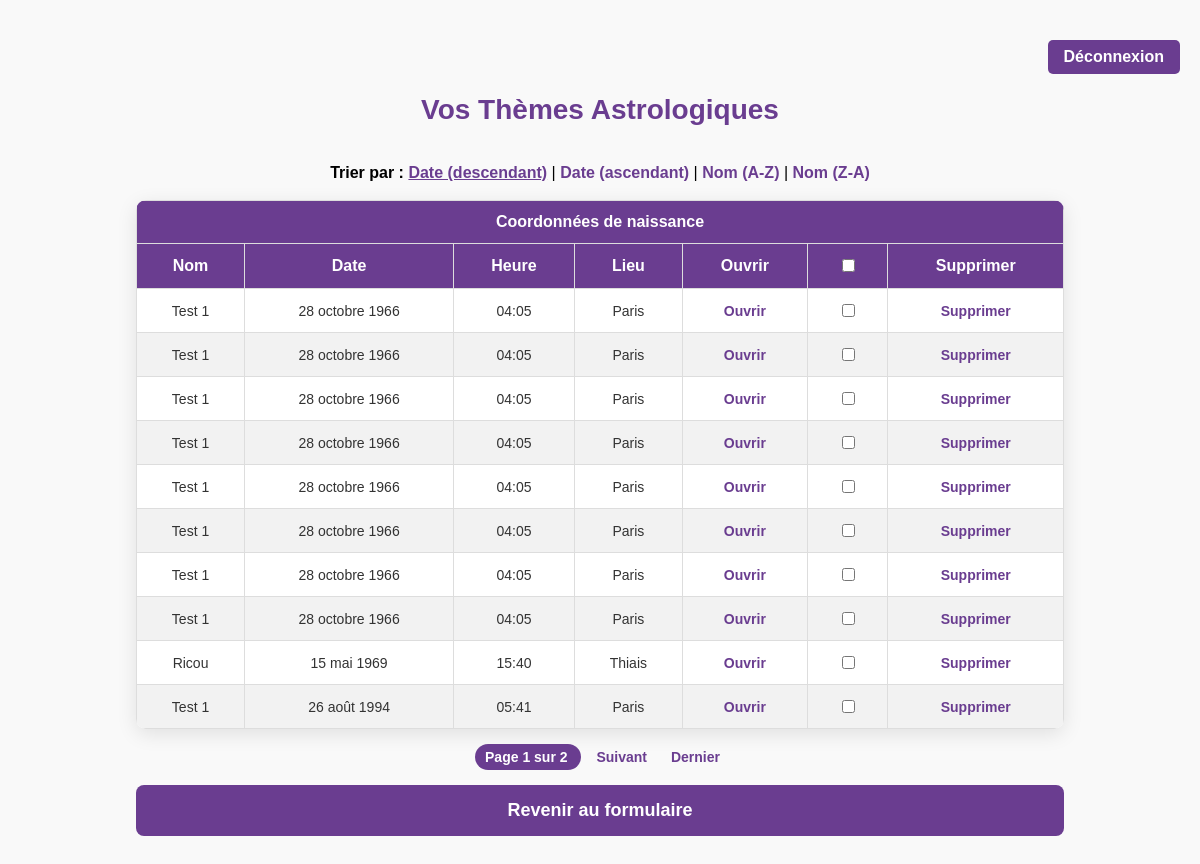
/themes/ (signed in), run on an earlier commit of the app's database.
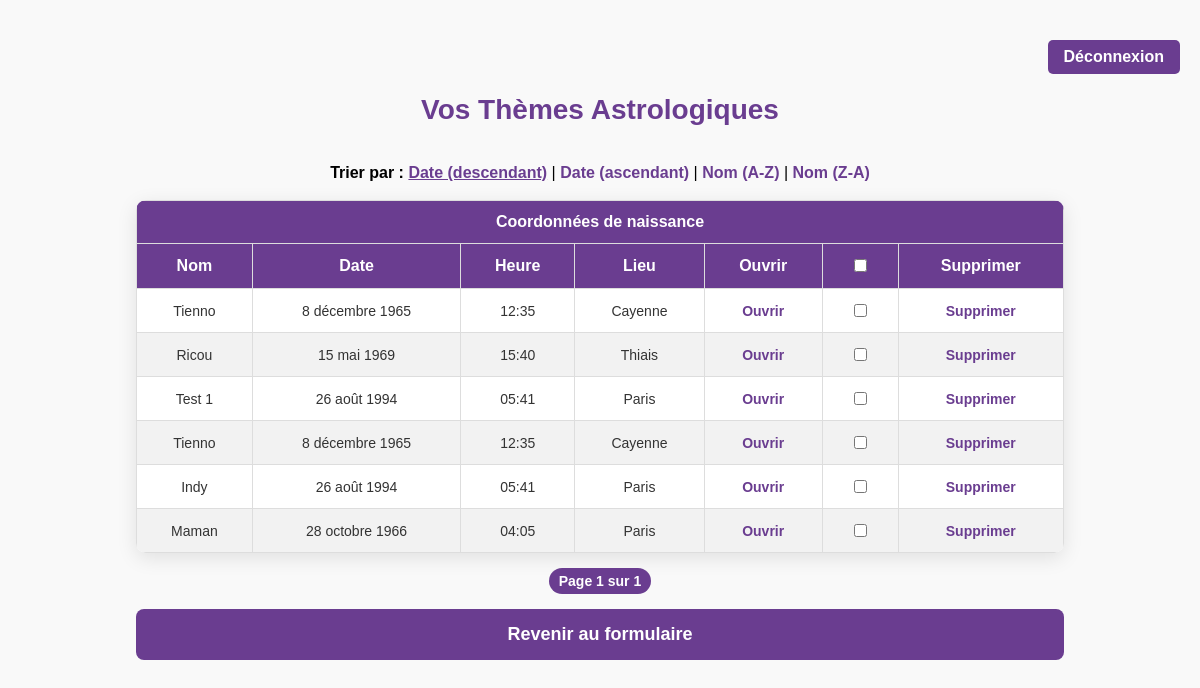
And on a later commit of the database.
### astroapp/models.py (models this page shows, shortened)
class ThemeAstrologique(models.Model):
    utilisateur = models.ForeignKey(User, on_delete=models.CASCADE)
    name = models.CharField(max_length=255)
    birthdate = models.DateField()
    birthtime = models.TimeField()
    country_of_birth = models.CharField(max_length=255)
    city_of_birth = models.CharField(max_length=255)
    date_de_creation = models.DateTimeField(auto_now_add=True)

### astroapp/views.py (the view)
# urls.py: path('themes/', views.liste_themes, name='liste_themes'),
@login_required
def liste_themes(request):
    sort = request.GET.get('sort', '-date_de_creation')
    allowed_sorts = ['name', 'date_de_creation', '-date_de_creation', '-name']
    if sort not in allowed_sorts:
        sort = '-date_de_creation'  # Revenir au tri par défaut si le paramètre est invalide
    themes = ThemeAstrologique.objects.filter(utilisateur=request.user).order_by(sort)
    paginator = Paginator(themes, 10)  # 10 thèmes par page
    page_number = request.GET.get('page')  # Récupérer le numéro de page dans l'URL
    page_obj = paginator.get_page(page_number)  # Obtenir la page correspondante
    return render(request, 'liste_themes.html', {
        'page_obj': page_obj,  # Objets de la page actuelle
        'current_sort': sort,  # Critère de tri actuel
    })

### astroapp/templates/liste_themes.html (shortened to what this page needs)
{% load static %}
<!DOCTYPE html>
<html lang="fr">
<head>
</head>
<body>
<div class="auth-links">
    {% if user.is_authenticated %}
        <a href="{% url 'deconnexion' %}">Déconnexion</a>
    {% else %}
        <a href="{% url 'connexion' %}">Connexion</a>
        <a href="{% url 'inscription' %}">S'inscrire</a>
    {% endif %}
</div>
    <h1>Vos Thèmes Astrologiques</h1>
<br>
<div class="div-tri">
<div class="tri-options">
    <strong>Trier par :</strong>
    <a href="?sort=-date_de_creation" {% if current_sort == '-date_de_creation' %}class="active"{% endif %}>Date (descendant)</a> |
    <a href="?sort=date_de_creation" {% if current_sort == 'date_de_creation' %}class="active"{% endif %}>Date (ascendant)</a> |
    <a href="?sort=name" {% if current_sort == 'name' %}class="active"{% endif %}>Nom (A-Z)</a> |
    <a href="?sort=-name" {% if current_sort == '-name' %}class="active"{% endif %}>Nom (Z-A)</a>
</div>
</div>
<br>
<div>
<table>
    <tr>
        <th colspan="7">Coordonnées de naissance</th>
    </tr>
    <tr>
        <th>Nom</th>
        <th>Date</th>
        <th>Heure</th>
        <th>Lieu</th>
        <th>Ouvrir</th>
        <th>
            <input type="checkbox" id="selectAll" />
        </th>
        <th>Supprimer</th>
    </tr>
    {% for theme in page_obj %}
    <tr>
        <td>{{ theme.name }}</td>
        <td>{{ theme.birthdate }}</td>
        <td>{{ theme.birthtime }}</td>
        <td>{{ theme.city_of_birth }}</td>
        <td>
            <a href="{% url 'ouvrir_theme' theme.id %}">Ouvrir</a>
        </td>
        <td>
           <input type="checkbox" class="theme-checkbox" data-id="{{ theme.id }}" />
        </td>
        <td>
            <a href="#" data-id="{{ theme.id }}" class="delete-btn">Supprimer</a>
        </td>
    </tr>
    {% empty %}
    <tr>
        <td colspan="7">Aucun thème trouvé.</td>
    </tr>
    {% endfor %}
</table>
</div>
<div class="pagination">
    <span class="step-links">
        <span class="current">
            Page {{ page_obj.number }} sur {{ page_obj.paginator.num_pages }}
        </span>
        {% if page_obj.has_next %}
            <a href="?page={{ page_obj.next_page_number }}&sort={{ current_sort }}">Suivant</a>
            <a href="?page={{ page_obj.paginator.num_pages }}&sort={{ current_sort }}">Dernier</a>
        {% endif %}
    </span>
</div>
<div>
<a href="{% url 'birth_data' %}" class="btn-retour-formulaire">Revenir au formulaire</a>
</div>
</body>
</html>

### astroapp/templates/liste_themes.html (style rules this page uses)
.auth-links { display: flex; gap: 10px; margin-top: 20px; margin-bottom: 20px; justify-content: flex-end; }
.auth-links a { background-color: #6A3D90; color: white; padding: 8px 16px; border-radius: 5px; text-decoration: none; font-weight: bold; transition: background-color 0.3s ease; }
body { font-family: 'Arial', sans-serif; margin: 0; padding: 20px; background-color: #f9f9f9; }
h1 { text-align: center; color: #6A3D90; font-size: 28px; margin-bottom: 20px; }
table { width: 80%; margin: 0 auto; border-collapse: collapse; background-color: #fff; border-radius: 10px; overflow: hidden; box-shadow: 0 5px 20px rgba(0, 0, 0, 0.1); }
th, td { padding: 12px 15px; text-align: center; border: 1px solid #ddd; }
th { background-color: #6A3D90; color: white; font-size: 16px; font-weight: bold; }
tr:nth-child(even) { background-color: #f2f2f2; }
td { font-size: 14px; color: #333; }
a { color: #6A3D90; font-weight: bold; text-decoration: none; transition: color 0.3s ease, transform 0.2s ease; }
.btn-retour-formulaire { display: block; width: 80%; margin: 20px auto; padding: 15px 0; background-color: #6A3D90; color: white; text-align: center; text-decoration: none; font-weight: bold; border-radius: 8px; font-size: 18px; transition: background-color 0.3s ease, transform 0.2s ease; }
.div-tri { text-align:center; }
.tri-options a.active { font-weight: bold; text-decoration: underline; text-align:center; }
.pagination { display: flex; justify-content: center; align-items: center; margin: 20px 0; font-size: 14px; }
.pagination .current { font-weight: bold; color: white; background-color: #6A3D90; border-radius: 20px; padding: 5px 10px; }
.pagination span { color: #555; font-style: normal; margin: 0 5px; }

What changed in the data, as far as the page shows it:
removed ThemeAstrologique: name "Test 1", birthdate "28 octobre 1966", birthtime "04:05", city_of_birth "Paris"
removed ThemeAstrologique: name "Test 1", birthdate "28 octobre 1966", birthtime "04:05", city_of_birth "Paris"
removed ThemeAstrologique: name "Test 1", birthdate "28 octobre 1966", birthtime "04:05", city_of_birth "Paris"
removed ThemeAstrologique: name "Test 1", birthdate "28 octobre 1966", birthtime "04:05", city_of_birth "Paris"
removed ThemeAstrologique: name "Test 1", birthdate "28 octobre 1966", birthtime "04:05", city_of_birth "Paris"
removed ThemeAstrologique: name "Test 1", birthdate "28 octobre 1966", birthtime "04:05", city_of_birth "Paris"
removed ThemeAstrologique: name "Test 1", birthdate "28 octobre 1966", birthtime "04:05", city_of_birth "Paris"
removed ThemeAstrologique: name "Test 1", birthdate "28 octobre 1966", birthtime "04:05", city_of_birth "Paris"
added ThemeAstrologique: name "Tienno", birthdate "8 décembre 1965", birthtime "12:35", city_of_birth "Cayenne"
now on this page (row unchanged): ThemeAstrologique: name "Tienno", birthdate "8 décembre 1965", birthtime "12:35", city_of_birth "Cayenne"
now on this page (row unchanged): ThemeAstrologique: name "Indy", birthdate "26 août 1994", birthtime "05:41", city_of_birth "Paris"
now on this page (row unchanged): ThemeAstrologique: name "Maman", birthdate "28 octobre 1966", birthtime "04:05", city_of_birth "Paris"
Also different on the page:
{{ page_obj.paginator.num_pages }}: "2" → "1"
text no longer shown: "Suivant Dernier"
